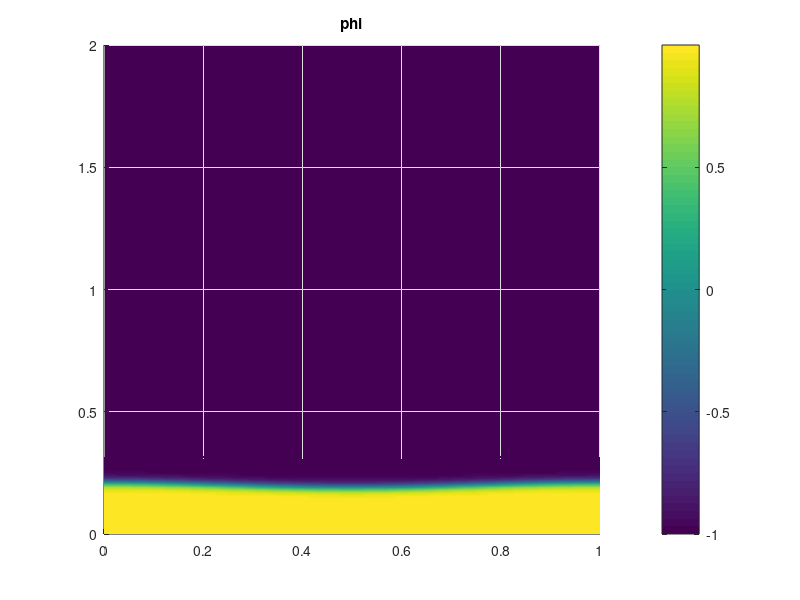

Reproduce this figure in MATLAB.
Lx = 1;
Lz = 2;

nx = 100;
nz = 200;

dx = Lx/nx;
dz = Lz/nz;

x = 0:dx:Lx;
z = 0:dz:Lz;

[zz,xx] = meshgrid(z,x);

w = 2e-2;
z0 = 2e-1;
n = 1;
phi0 = -tanh((zz-z0-0.01*cos(2*pi/Lx*xx*n) )/w);


figure(1);
surf(xx,zz,phi0);
shading interp
view(2);
colorbar
title('phi')




% print('-dpng','../tex/figures/phi_initial.png')

